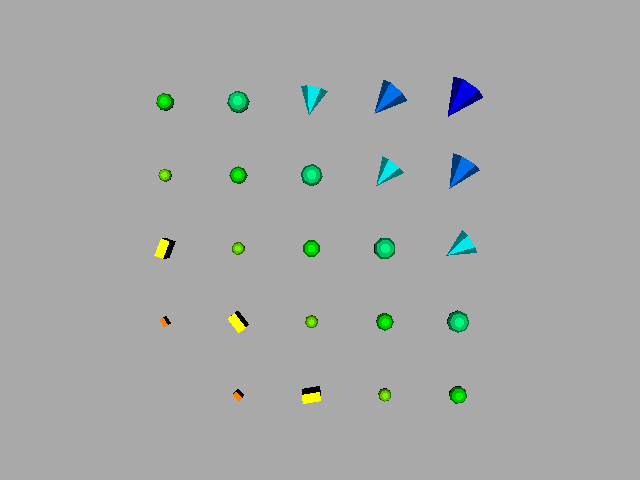

This chart was generated by the following Python code:
#!/usr/bin/env python

# Use a glyph table to vary glyph shape by scalar value.

# Factory overrides: importing these modules registers the OpenGL rendering
# and interaction style implementations for vtkRenderingCore factory classes.
import vtkmodules.vtkInteractionStyle  # noqa: F401
import vtkmodules.vtkRenderingOpenGL2  # noqa: F401

# VTK pipeline classes used in this example
from vtkmodules.vtkFiltersCore import (
    vtkElevationFilter,
    vtkGlyph3D,
)
from vtkmodules.vtkFiltersSources import (
    vtkConeSource,
    vtkCubeSource,
    vtkSphereSource,
)
from vtkmodules.vtkImagingCore import vtkRTAnalyticSource
from vtkmodules.vtkImagingGeneral import vtkImageGradient
from vtkmodules.vtkRenderingCore import (
    vtkActor,
    vtkPolyDataMapper,
    vtkRenderWindow,
    vtkRenderWindowInteractor,
    vtkRenderer,
)

# Colors (normalized RGB)
dark_gray = (0.663, 0.663, 0.663)

# Source: generate a 2D wavelet image with scalar data
rt = vtkRTAnalyticSource()
rt.SetWholeExtent(-2, 2, -2, 2, 0, 0)

# Filter: compute gradient of RTData to produce a vector attribute
grad = vtkImageGradient()
grad.SetDimensionality(3)
grad.SetInputConnection(rt.GetOutputPort())

# Filter: add an elevation scalar that varies smoothly across the domain
elev = vtkElevationFilter()
elev.SetLowPoint(-2, -2, 0)
elev.SetHighPoint(2, 2, 0)
elev.SetInputConnection(grad.GetOutputPort())

# Source: three glyph shapes for the glyph table
cube = vtkCubeSource()
cube.SetXLength(0.5)
cube.SetYLength(1)
cube.SetZLength(2)

sphere = vtkSphereSource()
sphere.SetRadius(0.25)

cone = vtkConeSource()
cone.SetRadius(0.25)
cone.SetHeight(0.5)

# Filter: place oriented glyphs, selecting shape from the table by scalar
glyph = vtkGlyph3D()
glyph.SetInputConnection(elev.GetOutputPort())
glyph.SetSourceConnection(0, cube.GetOutputPort())
glyph.SetSourceConnection(1, sphere.GetOutputPort())
glyph.SetSourceConnection(2, cone.GetOutputPort())
glyph.ScalingOn()
glyph.SetScaleModeToScaleByScalar()
glyph.SetVectorModeToUseVector()
glyph.OrientOn()
glyph.SetScaleFactor(1)
glyph.SetRange(0, 1)
glyph.SetIndexModeToScalar()
glyph.SetInputArrayToProcess(0, 0, 0, 0, "Elevation")
glyph.SetInputArrayToProcess(1, 0, 0, 0, "RTDataGradient")

# Mapper: color glyphs by Elevation
mapper = vtkPolyDataMapper()
mapper.SetInputConnection(glyph.GetOutputPort())
mapper.SetScalarModeToUsePointFieldData()
mapper.SetColorModeToMapScalars()
mapper.ScalarVisibilityOn()
mapper.SelectColorArray("Elevation")

# Actor: assign the mapped geometry
actor = vtkActor()
actor.SetMapper(mapper)

# Renderer: assemble the scene
renderer = vtkRenderer()
renderer.AddActor(actor)
renderer.SetBackground(dark_gray)

# Window: display the rendered scene
render_window = vtkRenderWindow()
render_window.AddRenderer(renderer)
render_window.SetWindowName("glyph table")
render_window.SetMultiSamples(0)
render_window.SetSize(640, 480)

# Scene: configure camera
renderer.ResetCamera()

# Interactor: handle mouse and keyboard events
render_window_interactor = vtkRenderWindowInteractor()
render_window_interactor.SetRenderWindow(render_window)

# Launch the interactive visualization
render_window_interactor.Initialize()
render_window_interactor.Start()
